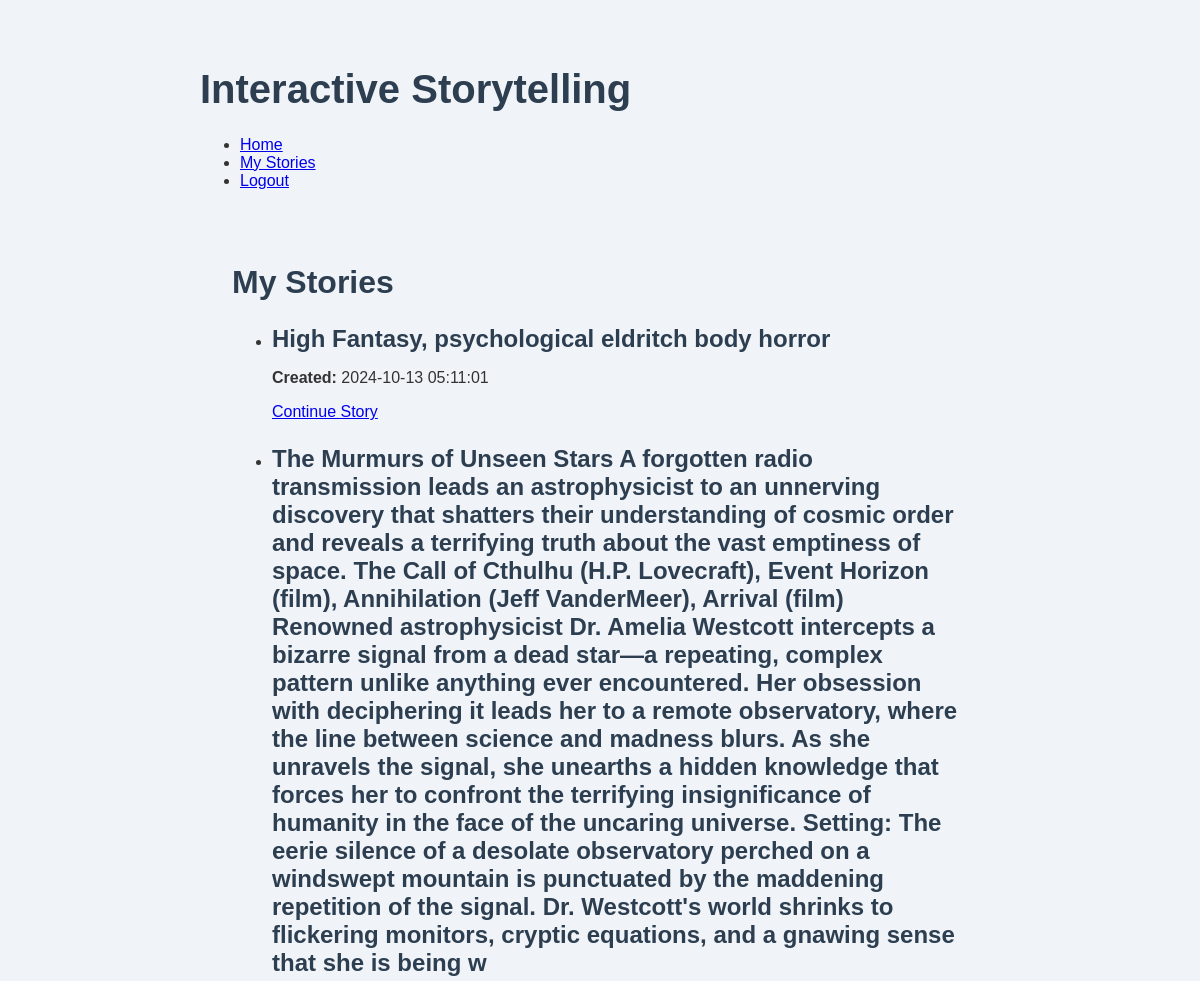
/my_stories (signed in, upper part), run on an earlier commit of the app's database.
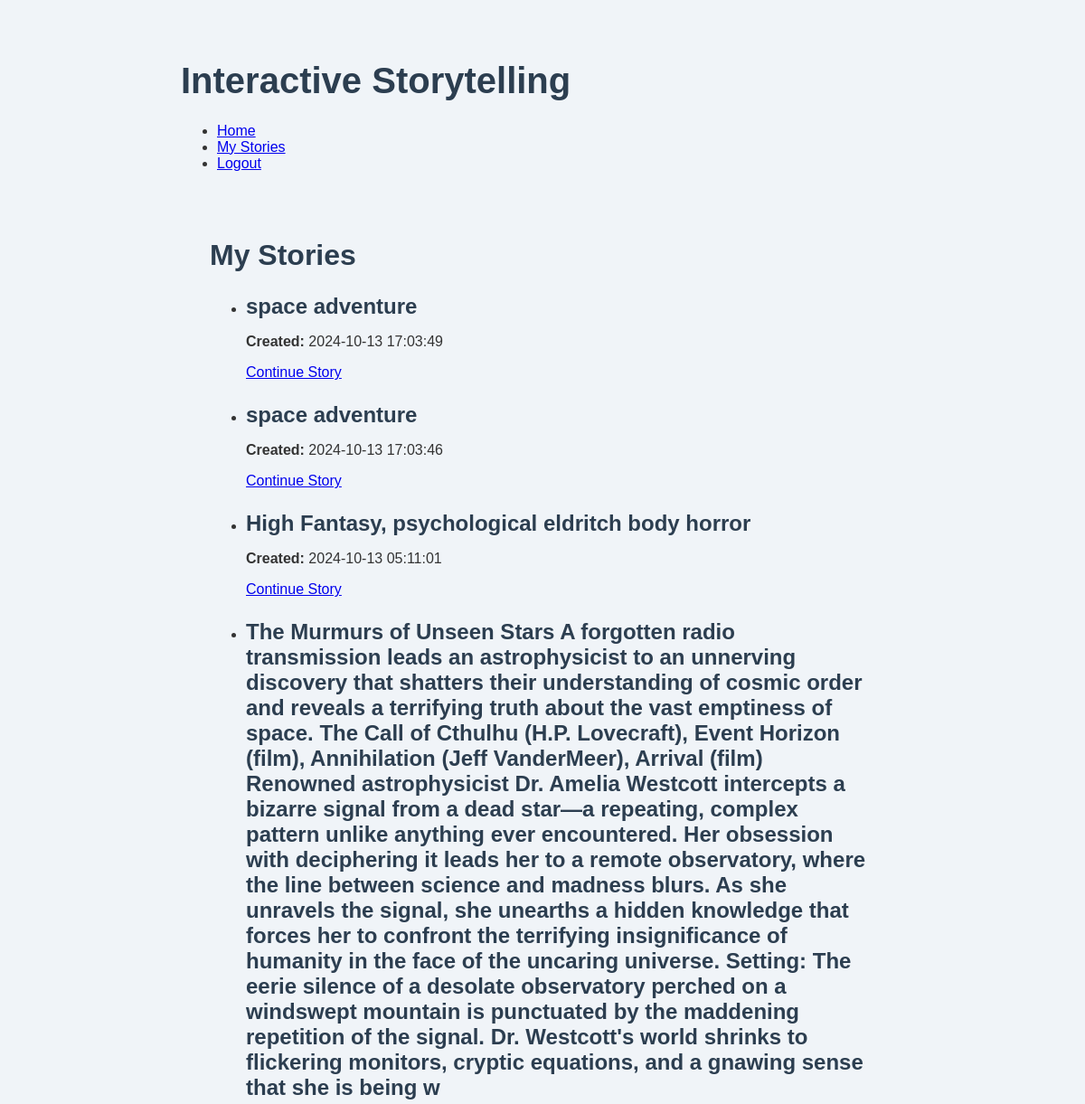
And on a later commit of the database.
### models.py (models this page shows)
class Story(db.Model):
    id = db.Column(db.Integer, primary_key=True)
    user_id = db.Column(db.Integer, db.ForeignKey('user.id'), nullable=False)
    topic = db.Column(db.String(200), nullable=False)
    book_spec = db.Column(db.Text, nullable=True)
    outline = db.Column(db.Text, nullable=True)
    created_at = db.Column(db.DateTime, default=datetime.utcnow)
    user = db.relationship('User', backref=db.backref('stories', lazy=True))

### routes.py (the view)
@main_bp.route('/my_stories')
def my_stories():
    if 'user_id' not in session:
        flash('You must be logged in to view your stories.')
        return redirect(url_for('main.login'))
    user = User.query.get(session['user_id'])
    stories = Story.query.filter_by(user_id=user.id).order_by(Story.created_at.desc()).all()
    return render_template('my_stories.html', stories=stories)

### templates/my_stories.html (shortened to what this page needs)
{% extends "base.html" %}
{% block content %}
<div class="container">
    <h2>My Stories</h2>
    {% if stories %}
        <ul class="list-group">
        {% for story in stories %}
            <li class="list-group-item">
                <h3>{{ story.topic }}</h3>
                <p><strong>Created:</strong> {{ story.created_at.strftime('%Y-%m-%d %H:%M:%S') }}</p>
                <a href="{{ url_for('main.continue_story', story_id=story.id) }}" class="btn btn-primary">Continue Story</a>
            </li>
        {% endfor %}
        </ul>
    {% else %}
        <p>You haven't created any stories yet.</p>
    {% endif %}
</div>
{% endblock %}

### templates/base.html (shortened to what this page needs)
<!DOCTYPE html>
<html lang="en">
<head>
    <link rel="stylesheet" href="{{ url_for('static', filename='css/styles.css') }}">
</head>
<body>
    <div class="container">
        <header>
            <h1>Interactive Storytelling</h1>
            <nav>
                <ul>
                    <li><a href="{{ url_for('main.index') }}">Home</a></li>
                    {% if 'user_id' in session %}
                        <li><a href="{{ url_for('main.my_stories') }}">My Stories</a></li>
                        <li><a href="{{ url_for('main.logout') }}">Logout</a></li>
                    {% else %}
                        <li><a href="{{ url_for('main.login') }}">Login</a></li>
                        <li><a href="{{ url_for('main.register') }}">Register</a></li>
                    {% endif %}
                </ul>
            </nav>
        </header>
        <main>
            {% block content %}{% endblock %}
        </main>
    </div>
</body>
</html>

### static/css/styles.css (style rules this page uses)
body { font-family: 'Arial', sans-serif; background-color: #f0f4f8; color: #333; }
.container { max-width: 800px; margin: 0 auto; padding: 2rem; }
h1, h2, h3 { color: #2c3e50; }
h1 { font-size: 2.5rem; margin-bottom: 1.5rem; }
h2 { font-size: 2rem; margin-bottom: 1rem; }
h3 { font-size: 1.5rem; margin-bottom: 0.5rem; }

What changed in the data, as far as the page shows it:
added Story: topic "space adventure", created_at "2024-10-13 17:03:49"
added Story: topic "space adventure", created_at "2024-10-13 17:03:46"
